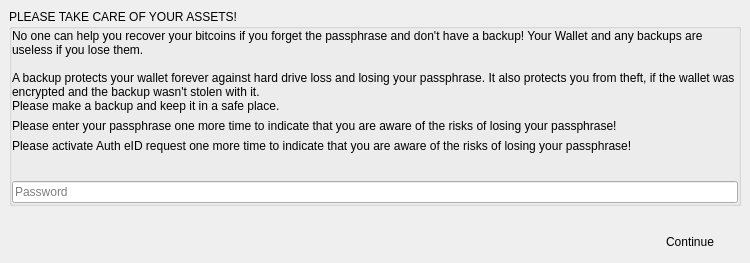
<?xml version="1.0" encoding="UTF-8"?>
<ui version="4.0">
 <class>WalletPasswordVerifyDialog</class>
 <widget class="QDialog" name="WalletPasswordVerifyDialog">
  <property name="geometry">
   <rect>
    <x>0</x>
    <y>0</y>
    <width>750</width>
    <height>263</height>
   </rect>
  </property>
  <property name="windowTitle">
   <string>Notice!</string>
  </property>
  <layout class="QVBoxLayout" name="verticalLayout_2">
   <property name="leftMargin">
    <number>0</number>
   </property>
   <property name="topMargin">
    <number>0</number>
   </property>
   <property name="rightMargin">
    <number>0</number>
   </property>
   <property name="bottomMargin">
    <number>0</number>
   </property>
   <item>
    <layout class="QVBoxLayout" name="verticalLayout">
     <property name="leftMargin">
      <number>9</number>
     </property>
     <property name="topMargin">
      <number>9</number>
     </property>
     <property name="rightMargin">
      <number>9</number>
     </property>
     <property name="bottomMargin">
      <number>9</number>
     </property>
     <item>
      <widget class="QGroupBox" name="groupBox">
       <property name="title">
        <string>PLEASE TAKE CARE OF YOUR ASSETS!</string>
       </property>
       <layout class="QVBoxLayout" name="verticalLayout_3">
        <property name="spacing">
         <number>6</number>
        </property>
        <property name="leftMargin">
         <number>0</number>
        </property>
        <property name="topMargin">
         <number>0</number>
        </property>
        <property name="rightMargin">
         <number>0</number>
        </property>
        <property name="bottomMargin">
         <number>0</number>
        </property>
        <item>
         <widget class="QLabel" name="label_2">
          <property name="text">
           <string>No one can help you recover your bitcoins if you forget the passphrase and don't have a backup! Your Wallet and any backups are useless if you lose them.

A backup protects your wallet forever against hard drive loss and losing your passphrase. It also protects you from theft, if the wallet was encrypted and the backup wasn't stolen with it.
Please make a backup and keep it in a safe place.</string>
          </property>
          <property name="wordWrap">
           <bool>true</bool>
          </property>
         </widget>
        </item>
        <item>
         <widget class="QLabel" name="labelPasswordHint">
          <property name="text">
           <string>Please enter your passphrase one more time to indicate that you are aware of the risks of losing your passphrase!</string>
          </property>
         </widget>
        </item>
        <item>
         <widget class="QLabel" name="labelAuthHint">
          <property name="text">
           <string>Please activate Auth eID request one more time to indicate that you are aware of the risks of losing your passphrase!</string>
          </property>
         </widget>
        </item>
        <item>
         <spacer name="verticalSpacer_2">
          <property name="orientation">
           <enum>Qt::Vertical</enum>
          </property>
          <property name="sizeHint" stdset="0">
           <size>
            <width>20</width>
            <height>40</height>
           </size>
          </property>
         </spacer>
        </item>
        <item>
         <widget class="QLineEdit" name="lineEditPassword">
          <property name="echoMode">
           <enum>QLineEdit::Password</enum>
          </property>
          <property name="placeholderText">
           <string>Password</string>
          </property>
         </widget>
        </item>
       </layout>
      </widget>
     </item>
     <item>
      <spacer name="verticalSpacer">
       <property name="orientation">
        <enum>Qt::Vertical</enum>
       </property>
       <property name="sizeHint" stdset="0">
        <size>
         <width>20</width>
         <height>1</height>
        </size>
       </property>
      </spacer>
     </item>
    </layout>
   </item>
   <item>
    <widget class="QWidget" name="widget" native="true">
     <property name="buttonBar" stdset="0">
      <bool>true</bool>
     </property>
     <layout class="QHBoxLayout" name="horizontalLayout">
      <property name="spacing">
       <number>10</number>
      </property>
      <property name="leftMargin">
       <number>10</number>
      </property>
      <property name="topMargin">
       <number>10</number>
      </property>
      <property name="rightMargin">
       <number>10</number>
      </property>
      <property name="bottomMargin">
       <number>10</number>
      </property>
      <item>
       <spacer name="horizontalSpacer">
        <property name="orientation">
         <enum>Qt::Horizontal</enum>
        </property>
        <property name="sizeHint" stdset="0">
         <size>
          <width>40</width>
          <height>20</height>
         </size>
        </property>
       </spacer>
      </item>
      <item>
       <widget class="QPushButton" name="pushButtonContinue">
        <property name="minimumSize">
         <size>
          <width>100</width>
          <height>0</height>
         </size>
        </property>
        <property name="text">
         <string>Continue</string>
        </property>
        <property name="default">
         <bool>true</bool>
        </property>
        <property name="flat">
         <bool>true</bool>
        </property>
       </widget>
      </item>
     </layout>
    </widget>
   </item>
  </layout>
 </widget>
 <resources/>
 <connections/>
</ui>
